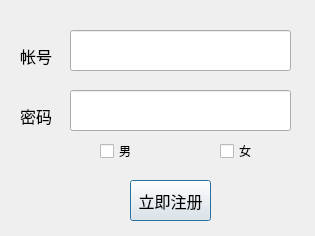
<?xml version="1.0" encoding="UTF-8"?>
<ui version="4.0">
 <class>RegisterPage</class>
 <widget class="QDialog" name="RegisterPage">
  <property name="geometry">
   <rect>
    <x>0</x>
    <y>0</y>
    <width>315</width>
    <height>236</height>
   </rect>
  </property>
  <property name="windowTitle">
   <string>Dialog</string>
  </property>
  <widget class="QLineEdit" name="cntLineEdit">
   <property name="geometry">
    <rect>
     <x>70</x>
     <y>30</y>
     <width>221</width>
     <height>41</height>
    </rect>
   </property>
   <property name="alignment">
    <set>Qt::AlignCenter</set>
   </property>
  </widget>
  <widget class="QLineEdit" name="pwdLineEdit">
   <property name="geometry">
    <rect>
     <x>70</x>
     <y>90</y>
     <width>221</width>
     <height>41</height>
    </rect>
   </property>
   <property name="echoMode">
    <enum>QLineEdit::Password</enum>
   </property>
   <property name="alignment">
    <set>Qt::AlignCenter</set>
   </property>
  </widget>
  <widget class="QPushButton" name="pushButton">
   <property name="geometry">
    <rect>
     <x>130</x>
     <y>180</y>
     <width>81</width>
     <height>41</height>
    </rect>
   </property>
   <property name="font">
    <font>
     <family>Abyssinica SIL</family>
     <pointsize>12</pointsize>
    </font>
   </property>
   <property name="text">
    <string>立即注册</string>
   </property>
  </widget>
  <widget class="QLabel" name="label">
   <property name="geometry">
    <rect>
     <x>20</x>
     <y>40</y>
     <width>51</width>
     <height>31</height>
    </rect>
   </property>
   <property name="font">
    <font>
     <family>Abyssinica SIL</family>
     <pointsize>12</pointsize>
    </font>
   </property>
   <property name="text">
    <string>帐号</string>
   </property>
  </widget>
  <widget class="QLabel" name="label_2">
   <property name="geometry">
    <rect>
     <x>20</x>
     <y>100</y>
     <width>51</width>
     <height>31</height>
    </rect>
   </property>
   <property name="font">
    <font>
     <family>Abyssinica SIL</family>
     <pointsize>12</pointsize>
    </font>
   </property>
   <property name="text">
    <string>密码</string>
   </property>
  </widget>
  <widget class="QCheckBox" name="checkBox">
   <property name="geometry">
    <rect>
     <x>100</x>
     <y>140</y>
     <width>85</width>
     <height>22</height>
    </rect>
   </property>
   <property name="text">
    <string>男</string>
   </property>
  </widget>
  <widget class="QCheckBox" name="checkBox_2">
   <property name="geometry">
    <rect>
     <x>220</x>
     <y>140</y>
     <width>85</width>
     <height>22</height>
    </rect>
   </property>
   <property name="text">
    <string>女</string>
   </property>
  </widget>
 </widget>
 <resources/>
 <connections/>
</ui>
